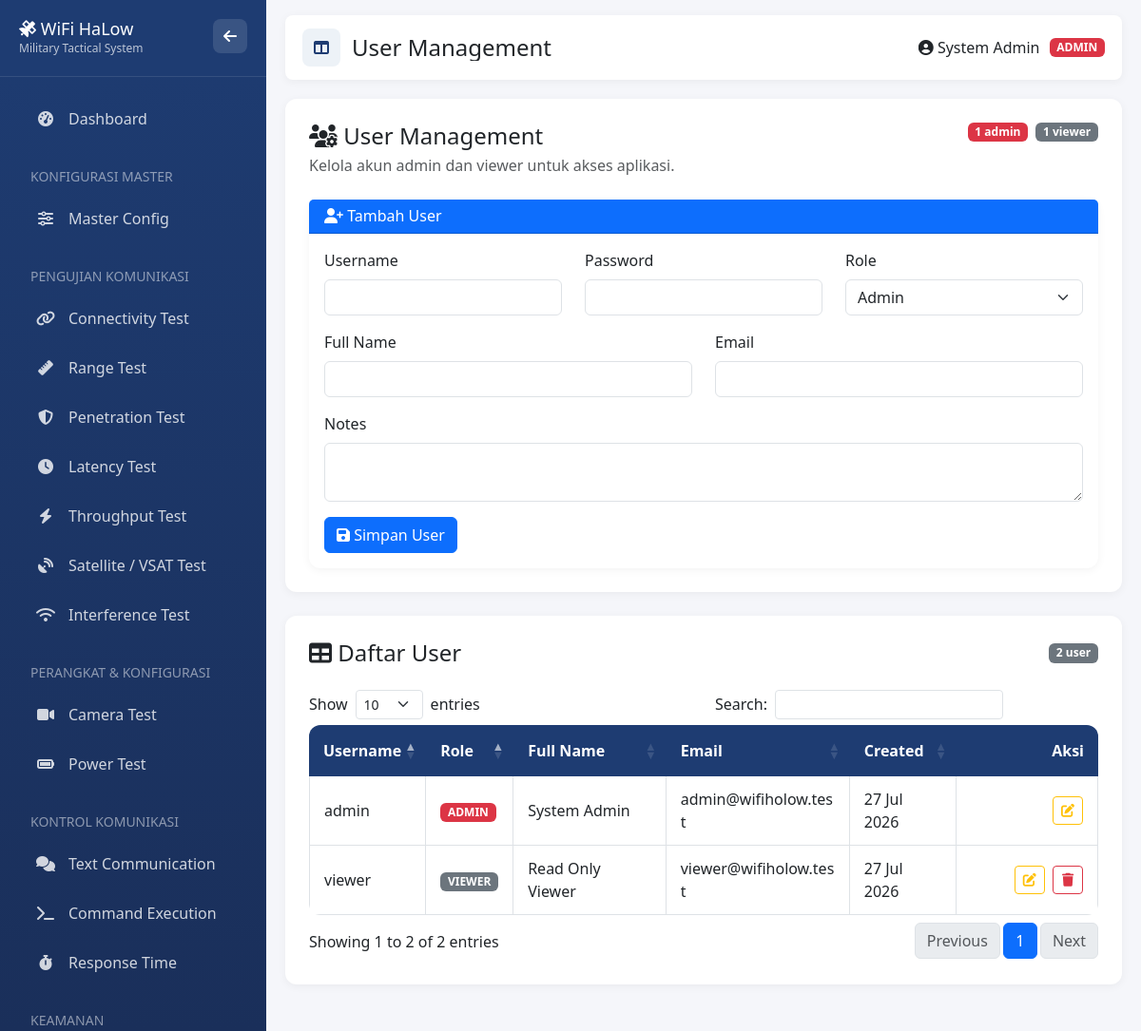
The app's page /index.php?page=users (signed in) with its own data.
### tables this page shows
CREATE TABLE users (
    id INT AUTO_INCREMENT PRIMARY KEY,
    username VARCHAR(50) NOT NULL UNIQUE,
    password VARCHAR(255) NOT NULL,
    role ENUM('admin', 'viewer') DEFAULT 'viewer',
    full_name VARCHAR(100),
    email VARCHAR(100),
    created_at TIMESTAMP DEFAULT CURRENT_TIMESTAMP,
    updated_at TIMESTAMP DEFAULT CURRENT_TIMESTAMP ON UPDATE CURRENT_TIMESTAMP,
    notes TEXT
);

### public/index.php (called while the page is built, shortened)
<?php
require_once __DIR__ . '/../config/database.php';
require_once __DIR__ . '/../app/Helpers/functions.php';
function renderView($path, $data = []) {
    extract($data, EXTR_SKIP);
    include $path;
    return ob_get_clean();
}
$page = isset($_GET['page']) ? $_GET['page'] : 'dashboard';
switch ($page) {
    case 'users':
        $title = 'User Management';
        $content = renderView(__DIR__ . '/../resources/views/pages/users.php');
        break;
}
include __DIR__ . '/../resources/views/layouts/app.php';

### config/database.php (called while the page is built, shortened)
<?php
$config = [
    'host' => 'localhost',
    'dbname' => 'wifi_holow_testing',
    'username' => 'root',
    'password' => '',
    'charset' => 'utf8mb4'
];
$config['host'] = getenv('DB_HOST') ?: $config['host'];
$config['dbname'] = getenv('DB_NAME') ?: $config['dbname'];
$config['username'] = getenv('DB_USER') ?: $config['username'];
$config['password'] = getenv('DB_PASS') ?: $config['password'];
try {
    $pdo = new PDO(
        "mysql:host={$config['host']};dbname={$config['dbname']};charset={$config['charset']}",
        $config['username'],
        $config['password'],
        [
            PDO::ATTR_ERRMODE => PDO::ERRMODE_EXCEPTION,
            PDO::ATTR_DEFAULT_FETCH_MODE => PDO::FETCH_ASSOC,
            PDO::ATTR_EMULATE_PREPARES => false,
        ]
    );
} catch (PDOException $e) {
    die("Database connection failed: " . $e->getMessage());
}
function query($sql, $params = []) {
    global $pdo;
    $stmt = $pdo->prepare($sql);
    $stmt->execute($params);
    return $stmt;
}
function fetchAll($sql, $params = []) {
    $stmt = query($sql, $params);
    return $stmt->fetchAll();
}

### app/Helpers/functions.php (called while the page is built, shortened)
<?php
function formatDate($date) {
    return date('d M Y', strtotime($date));
}
function isLoggedIn() {
    return isset($_SESSION['user_id']);
}
function checkRole($requiredRole) {
    return isset($_SESSION['user_role']) && $_SESSION['user_role'] === $requiredRole;
}
function currentUserRole() {
    return $_SESSION['user_role'] ?? null;
}
function canManageProject() {
    return isLoggedIn() && checkRole('admin');
}

### resources/views/pages/users.php (the view, shortened to what this page needs)
<?php
$isAdmin = checkRole('admin');
$success = null;
$error = null;
$allowedRoles = [
    'admin' => 'Admin',
    'viewer' => 'Viewer',
];
    ?>
    <?php
$users = fetchAll("SELECT id, username, role, full_name, email, notes, created_at, updated_at FROM users ORDER BY FIELD(role, 'admin', 'viewer'), username ASC");
$adminCount = 0;
$viewerCount = 0;
foreach ($users as $user) {
    if (($user['role'] ?? '') === 'admin') {
        $adminCount++;
    } elseif (($user['role'] ?? '') === 'viewer') {
        $viewerCount++;
    }
}
?>
<div class="content-section">
    <div class="d-flex justify-content-between align-items-start flex-wrap gap-3 mb-4">
        <div>
            <h4 class="mb-1"><i class="fas fa-users-cog"></i> User Management</h4>
            <p class="text-muted mb-0">Kelola akun admin dan viewer untuk akses aplikasi.</p>
        </div>
        <div class="d-flex flex-wrap gap-2">
            <span class="badge bg-danger"><?php echo (int) $adminCount; ?> admin</span>
            <span class="badge bg-secondary"><?php echo (int) $viewerCount; ?> viewer</span>
        </div>
    </div>
    <div class="card">
        <div class="card-header bg-primary text-white">
            <h6 class="mb-0"><i class="fas fa-user-plus"></i> Tambah User</h6>
        </div>
        <div class="card-body">
            <form method="POST">
                <div class="row">
                    <div class="col-md-4 mb-3">
                        <label class="form-label">Username</label>
                        <input type="text" class="form-control" name="username" maxlength="50" required>
                    </div>
                    <div class="col-md-4 mb-3">
                        <label class="form-label">Password</label>
                        <input type="password" class="form-control" name="password" minlength="6" required>
                    </div>
                    <div class="col-md-4 mb-3">
                        <label class="form-label">Role</label>
                        <select class="form-select" name="role" required>
                            <?php foreach ($allowedRoles as $role => $label): ?>
                                <option value="<?php echo htmlspecialchars($role); ?>"><?php echo htmlspecialchars($label); ?></option>
                            <?php endforeach; ?>
                        </select>
                    </div>
                    <div class="col-md-6 mb-3">
                        <label class="form-label">Full Name</label>
                        <input type="text" class="form-control" name="full_name" maxlength="100">
                    </div>
                    <div class="col-md-6 mb-3">
                        <label class="form-label">Email</label>
                        <input type="email" class="form-control" name="email" maxlength="100">
                    </div>
                    <div class="col-12 mb-3">
                        <label class="form-label">Notes</label>
                        <textarea class="form-control" name="notes" rows="2"></textarea>
                    </div>
                </div>
                <button type="submit" class="btn btn-primary">
                    <i class="fas fa-save"></i> Simpan User
                </button>
            </form>
        </div>
    </div>
</div>
<div class="content-section">
    <div class="d-flex justify-content-between align-items-center flex-wrap gap-2 mb-4">
        <h4 class="mb-0"><i class="fas fa-table"></i> Daftar User</h4>
        <span class="badge bg-secondary"><?php echo count($users); ?> user</span>
    </div>
    <div class="table-responsive">
        <table class="table table-bordered table-hover data-table user-data-table" width="100%">
            <thead>
                <tr>
                    <th>Username</th>
                    <th>Role</th>
                    <th>Full Name</th>
                    <th>Email</th>
                    <th>Created</th>
                    <th class="text-end">Aksi</th>
                </tr>
            </thead>
            <tbody>
                <?php foreach ($users as $user): ?>
                    <?php
                    $role = $user['role'] ?? 'viewer';
                    $roleClass = $role === 'admin' ? 'danger' : ($role === 'viewer' ? 'secondary' : 'info');
                    ?>
                    <tr>
                        <td><?php echo htmlspecialchars($user['username']); ?></td>
                        <td><span class="badge bg-<?php echo $roleClass; ?>"><?php echo strtoupper(htmlspecialchars($role)); ?></span></td>
                        <td><?php echo htmlspecialchars($user['full_name'] ?: '-'); ?></td>
                        <td><?php echo htmlspecialchars($user['email'] ?: '-'); ?></td>
                        <td><?php echo htmlspecialchars(formatDate($user['created_at'])); ?></td>
                        <td class="text-end text-nowrap table-action-buttons">
                            <button type="button" class="btn btn-outline-warning btn-sm user-edit-btn" data-record-id="<?php echo (int) $user['id']; ?>" title="Edit user">
                                <i class="fas fa-edit"></i>
                            </button>
                            <?php if ((int) $user['id'] !== (int) ($_SESSION['user_id'] ?? 0)): ?>
                                <button type="button" class="btn btn-outline-danger btn-sm user-delete-btn" data-record-id="<?php echo (int) $user['id']; ?>" title="Hapus user">
                                    <i class="fas fa-trash"></i>
                                </button>
                            <?php endif; ?>
                        </td>
                    </tr>
                <?php endforeach; ?>
            </tbody>
        </table>
    </div>
</div>

### resources/views/layouts/app.php (shortened to what this page needs)
<?php
$currentRole = currentUserRole();
$canManageProject = canManageProject();
$roleBadgeClass = $canManageProject ? 'danger' : ($currentRole === 'viewer' ? 'secondary' : 'info');
?>
<!DOCTYPE html>
<html lang="id">
<head>
    <link href="https://cdn.jsdelivr.net/npm/bootstrap@5.3.0/dist/css/bootstrap.min.css" rel="stylesheet">
    <link href="https://cdnjs.cloudflare.com/ajax/libs/font-awesome/6.4.0/css/all.min.css" rel="stylesheet">
    <link href="https://cdn.datatables.net/1.13.8/css/dataTables.bootstrap5.min.css" rel="stylesheet">
    <link rel="stylesheet" href="css/style.css?v=20260727-responsive">
    <link rel="stylesheet" href="css/responsive.css?v=20260727-responsive">
</head>
<body>
    <aside class="sidebar" id="sidebar" aria-label="Navigasi utama">
        <div class="sidebar-brand">
            <div class="d-flex align-items-start justify-content-between gap-3">
                <div>
                    <h3><i class="fas fa-satellite"></i> WiFi HaLow</h3>
                    <p>Military Tactical System</p>
                </div>
                <div class="d-flex gap-2">
                    <button type="button" class="sidebar-tool-btn sidebar-hide-btn" aria-label="Mode full width" title="Mode full width">
                        <i class="fas fa-arrow-left"></i>
                    </button>
                </div>
            </div>
        </div>
        <nav class="p-3 sidebar-nav-scroll">
            <a href="index.php" class="nav-link <?php echo empty($_GET['page']) || $_GET['page'] === 'dashboard' ? 'active' : ''; ?>">
                <i class="fas fa-tachometer-alt"></i> Dashboard
            </a>
            <div class="sidebar-heading text-white-50 small mt-3 px-3">KONFIGURASI MASTER</div>
            <a href="index.php?page=master-config" class="nav-link <?php echo ($_GET['page'] ?? '') === 'master-config' ? 'active' : ''; ?>">
                <i class="fas fa-sliders"></i> Master Config
            </a>
            <div class="sidebar-heading text-white-50 small mt-3 px-3">PENGUJIAN KOMUNIKASI</div>
            <a href="index.php?page=connectivity" class="nav-link <?php echo ($_GET['page'] ?? '') === 'connectivity' ? 'active' : ''; ?>">
                <i class="fas fa-link"></i> Connectivity Test
            </a>
            <a href="index.php?page=range" class="nav-link <?php echo ($_GET['page'] ?? '') === 'range' ? 'active' : ''; ?>">
                <i class="fas fa-ruler"></i> Range Test
            </a>
            <a href="index.php?page=penetration" class="nav-link <?php echo ($_GET['page'] ?? '') === 'penetration' ? 'active' : ''; ?>">
                <i class="fas fa-shield-alt"></i> Penetration Test
            </a>
            <a href="index.php?page=latency" class="nav-link <?php echo ($_GET['page'] ?? '') === 'latency' ? 'active' : ''; ?>">
                <i class="fas fa-clock"></i> Latency Test
            </a>
            <a href="index.php?page=throughput" class="nav-link <?php echo ($_GET['page'] ?? '') === 'throughput' ? 'active' : ''; ?>">
                <i class="fas fa-bolt"></i> Throughput Test
            </a>
            <a href="index.php?page=satellite" class="nav-link <?php echo ($_GET['page'] ?? '') === 'satellite' ? 'active' : ''; ?>">
                <i class="fas fa-satellite-dish"></i> Satellite / VSAT Test
            </a>
            <a href="index.php?page=interference" class="nav-link <?php echo ($_GET['page'] ?? '') === 'interference' ? 'active' : ''; ?>">
                <i class="fas fa-wifi"></i> Interference Test
            </a>
            <div class="sidebar-heading text-white-50 small mt-3 px-3">PERANGKAT & KONFIGURASI</div>
            <a href="index.php?page=camera" class="nav-link <?php echo ($_GET['page'] ?? '') === 'camera' ? 'active' : ''; ?>">
                <i class="fas fa-video"></i> Camera Test
            </a>
            <a href="index.php?page=power" class="nav-link <?php echo ($_GET['page'] ?? '') === 'power' ? 'active' : ''; ?>">
                <i class="fas fa-battery-full"></i> Power Test
            </a>
            <div class="sidebar-heading text-white-50 small mt-3 px-3">KONTROL KOMUNIKASI</div>
            <a href="index.php?page=text-communication" class="nav-link <?php echo ($_GET['page'] ?? '') === 'text-communication' ? 'active' : ''; ?>">
                <i class="fas fa-comments"></i> Text Communication
            </a>
            <a href="index.php?page=command" class="nav-link <?php echo ($_GET['page'] ?? '') === 'command' ? 'active' : ''; ?>">
                <i class="fas fa-terminal"></i> Command Execution
            </a>
            <a href="index.php?page=response" class="nav-link <?php echo ($_GET['page'] ?? '') === 'response' ? 'active' : ''; ?>">
                <i class="fas fa-stopwatch"></i> Response Time
            </a>
            <div class="sidebar-heading text-white-50 small mt-3 px-3">KEAMANAN</div>
        </nav>
    </aside>
    <div class="main-content" id="mainContent">
        <div class="header">
            <div class="d-flex justify-content-between align-items-center header-inner">
                <div class="header-primary">
                    <button type="button" class="layout-toggle-btn" aria-label="Tampilkan atau sembunyikan sidebar" aria-controls="sidebar" aria-expanded="true" title="Tampilkan atau sembunyikan sidebar">
                    </button>
                    <div class="header-title-block">
                        <h4 class="mb-0"><?php echo $title ?? 'Dashboard'; ?></h4>
                    </div>
                </div>
                <div class="header-user" title="<?php echo htmlspecialchars($_SESSION['full_name'] ?? ($_SESSION['username'] ?? 'User')); ?>">
                    <span class="header-user-name">
                        <i class="fas fa-user-circle"></i>
                        <?php echo htmlspecialchars($_SESSION['full_name'] ?? ($_SESSION['username'] ?? 'User')); ?>
                    </span>
                    <span class="badge bg-<?php echo $roleBadgeClass; ?> header-role-badge">
                        <?php echo strtoupper($currentRole ?? 'user'); ?>
                    </span>
                </div>
            </div>
        </div>
        <div class="content">
            <?php echo $content ?? ''; ?>
        </div>
    </div>
</body>
</html>

### public/css/style.css (style rules this page uses)
:root { --navy: #1e3c72; --navy-light: #2a5298; --navy-dark: #1a2f5a; --gray: #6c757d; --gray-light: #f8f9fa; --green: #28a745; --orange: #fd7e14; --white: #ffffff; --sidebar-width: 260px; }

### public/css/responsive.css (style rules this page uses)
:root { --mobile-page-gutter: 14px; --touch-target: 44px; --content-max-width: 1800px; }
html { min-width: 320px; overflow-x: hidden; scroll-behavior: smooth; }
body { min-width: 320px; text-rendering: optimizeLegibility; -webkit-text-size-adjust: 100%; }
.main-content, .main-content .content, .main-content .row > *, .card, .card-body, .card-header, .content-section { min-width: 0; }
.main-content > .content { width: 100%; max-width: var(--content-max-width); margin-inline: auto; }
.header-inner, .header-primary, .header-user { min-width: 0; }
.header-primary, .header-user { display: flex; align-items: center; }
.header-primary { gap: 12px; }
.header-user { flex: 0 0 auto; gap: 10px; }
.header-user-name { min-width: 0; max-width: 220px; overflow: hidden; text-overflow: ellipsis; white-space: nowrap; }
.content-section > :last-child, .card-body > :last-child { margin-bottom: 0; }
.card-header { overflow-wrap: anywhere; }
.card-header h4, .card-header h5, .card-header h6 { min-width: 0; }
.form-label { overflow-wrap: anywhere; }
.form-control, .form-select, .input-group-text, .btn { max-width: 100%; }
textarea.form-control { resize: vertical; }
.table-responsive { position: relative; width: 100%; overflow-x: auto; overscroll-behavior-inline: contain; -webkit-overflow-scrolling: touch; scrollbar-color: #94a3b8 #e8edf3; scrollbar-width: thin; }
.table-responsive > .table, .dataTables_wrapper .table { width: 100% !important; }
.table th, .table td { vertical-align: middle; }
.table td { overflow-wrap: anywhere; }
.table th { white-space: nowrap; }

### records on screen
users: username "admin", role "ADMIN", full_name "System Admin", email "admin@wifiholow.test", created_at "27 Jul 2026"
users: username "viewer", role "VIEWER", full_name "Read Only Viewer", email "viewer@wifiholow.test", created_at "27 Jul 2026"

### other values on screen
$title "User Management"
$_SESSION['full_name'] "System Admin"
$currentRole "ADMIN"
$adminCount "1"
$viewerCount "1"
count($users) "2"
form field role "Admin"
